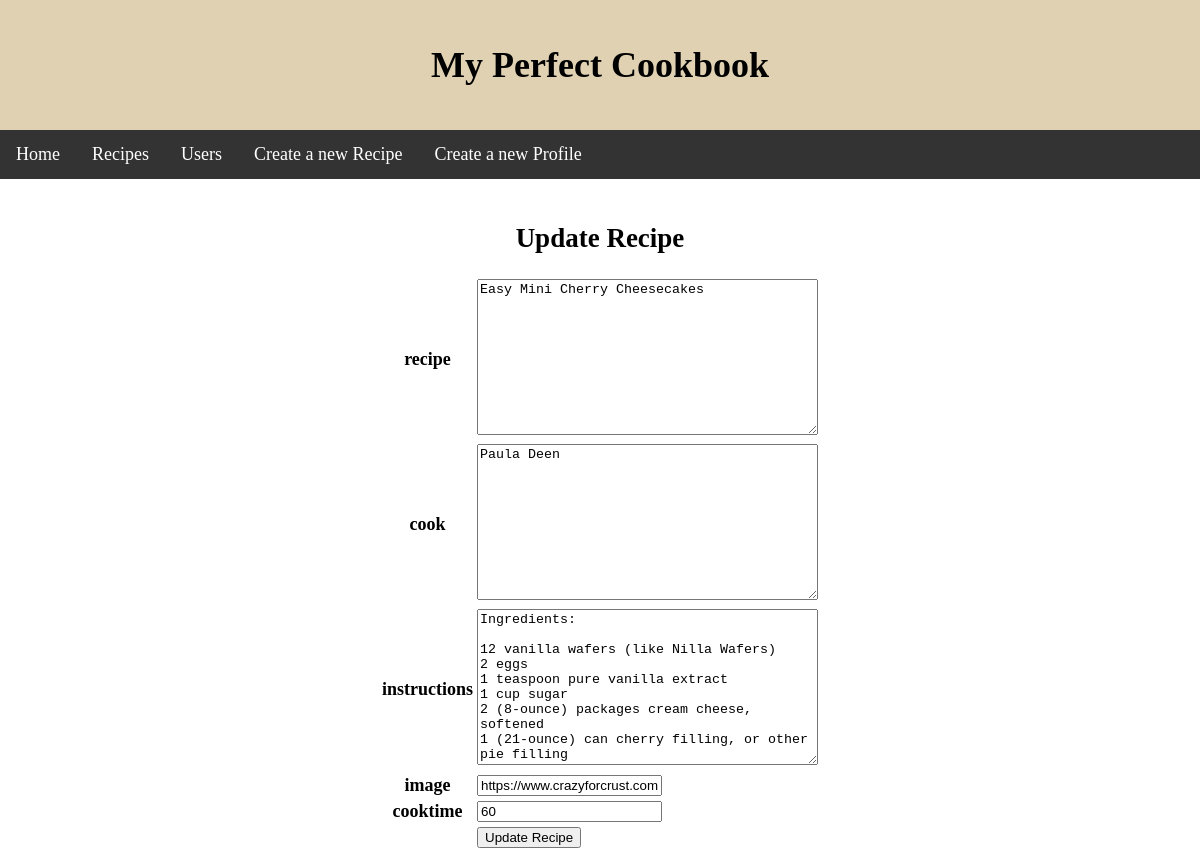
/project/recipe_list/1/update, run on an earlier commit of the app's database.
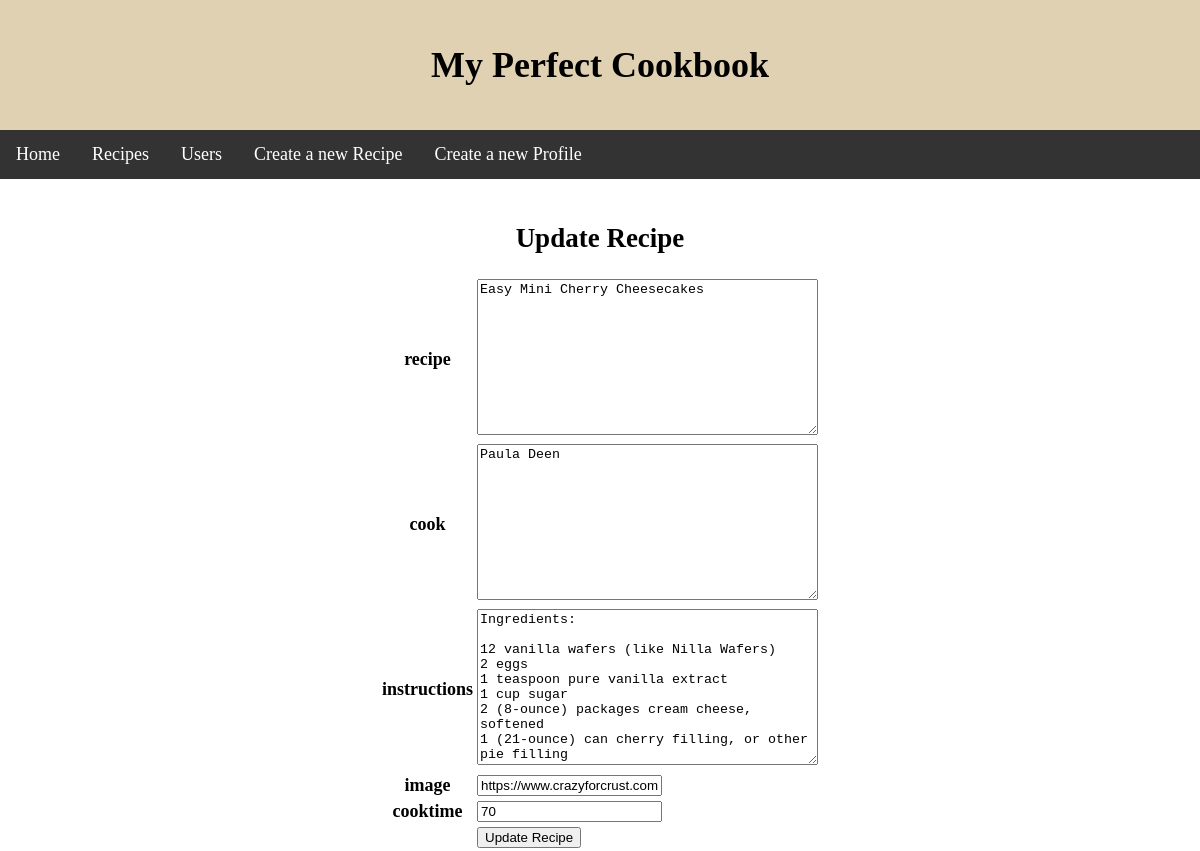
And on a later commit of the database.
### project/models.py (models this page shows, shortened)
class Project(models.Model):
    recipe = models.TextField(blank=True)
    cook = models.TextField(blank=True)
    image = models.URLField(blank=True)
    instructions = models.TextField(blank=True)
    cooktime = models.IntegerField(default=1)
    class Meta:
        abstract = True

class Recipe(Project):
    pass

### project/views.py (the view)
# urls.py: path('recipe_list/<int:pk>/update', UpdateRecipeView.as_view(), name='update_recipe'), #update recipe
class UpdateRecipeView(UpdateView):
    form_class = UpdateRecipeForm #define form class
    template_name = 'project/update_recipe.html'
    queryset = Recipe.objects.all()

### project/forms.py
class UpdateRecipeForm(forms.ModelForm):
    class Meta:
        model = Recipe #define which model to use
        fields = ['recipe', 'cook', 'instructions', 'image', 'cooktime'] #which fields from model should we use

### project/templates/project/update_recipe.html (shortened to what this page needs)
{% extends 'project/base.html' %}
{% block content %}
<center>
<h2>Update Recipe</h2>
<form method='POST'>
    <table>
    {% for field in form %}
    <tr>
        <th>{{field.name}}</th>
        <td>{{field}}</td>
    </tr>
    {% endfor %}
    <tr>
        <td></td>
        <td>
            <input type="submit" name = "Update Recipe" value="Update Recipe">
        </td>
    </tr>
    </table>
</form>
</center>
{% endblock %}

### project/templates/project/base.html (shortened to what this page needs)
<!DOCTYPE html>
<html>
<head>
</head>
<body>
    <div class="header">
        <h1 align="center">My Perfect Cookbook</h1>
      </div>
<ul>
  <li><a href="{% url 'home' %}">Home</a></li>
  <li><a href="{% url 'recipe_list' %}">Recipes</a></li>
  <li><a href="{% url 'all_users' %}">Users</a></li>
  <li><a href="{% url 'create_recipe' %}">Create a new Recipe</a></li>
  <li><a href="{% url 'create_user' %}">Create a new Profile</a></li>
</ul>
{% block content %}
{% endblock %}
</body>
</html>

### project/templates/project/base.html (style rules this page uses)
html { background: url(https://cdn.pixabay.com/photo/2017/10/22/21/34/knife-2879372_1280.jpg) no-repeat center fixed; background-size: cover; }
body { margin: 0; }
.header { background-color: rgb(223, 209, 178); padding: 20px; text-align: center; }
ul { list-style-type: none; margin: 0; padding: 0; overflow: hidden; background-color: #333; }
li { float: left; }
li a { display: block; color: white; text-align: center; padding: 14px 16px; text-decoration: none; }
body { font-family: Cambria, Cochin, Georgia, Times, 'Times New Roman', serif;font-size: 18px; }

What changed in the data, as far as the page shows it:
changed Recipe "Easy Mini Cherry Cheesecakes": cooktime "60" → "70"
